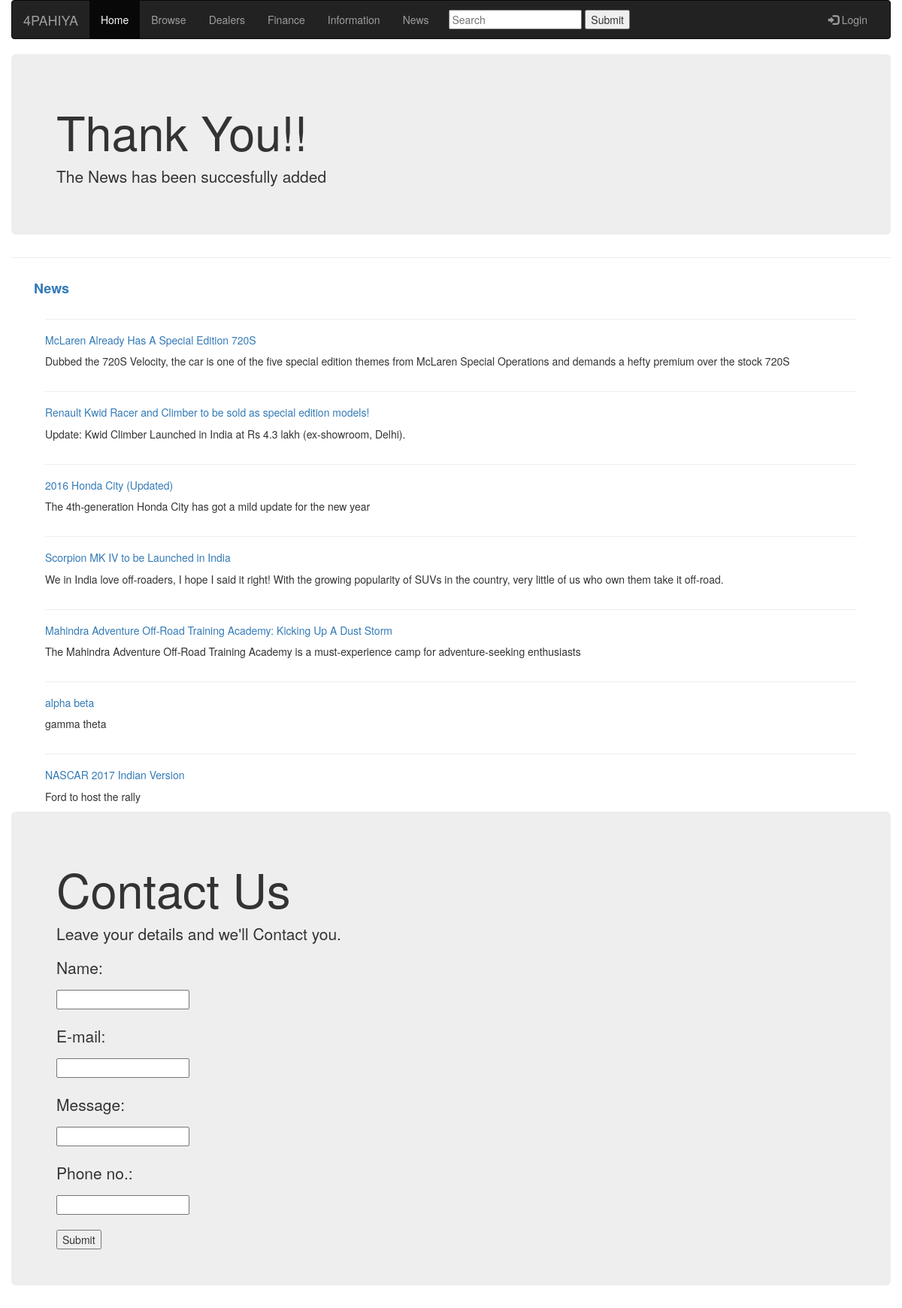
Page /nwsdone.php on the committed database.
### tables this page shows
CREATE TABLE `news` (
  `news_id` int(5) NOT NULL,
  `heading` text,
  `Subhead` text,
  `article` text,
  `date` date NOT NULL DEFAULT '2017-03-03'
);

### nwsdone.php (the view, shortened to what this page needs)
<!DOCTYPE html>
<html lang="en">
<head>
      <link rel="stylesheet" href="./css/bootstrap.min.css">
      <link rel="stylesheet" type="text/css" href="./css/navbar.css">
      <link rel="stylesheet" type="text/css" href="./css/style.css">
      <?php include "includes/db.php" ?>
</head>
<body class="container-fluid">
      <nav class="navbar navbar-inverse nav-bar-fixed-top">
            <div class="container-fluid">
                   <div class="navbar-header">
                        <a class="navbar-brand" href="index.php">4PAHIYA</a>
                 </div>
                 <div class="collapse navbar-collapse" id="myNavbar">
                 <ul class="nav navbar-nav ">
                      <li class="active"><a href="../index.php">Home</a></li>
                      <li><a href="browse.php">Browse</a></li>
                      <li><a href="dealer.php">Dealers</a></li>
                      <li><a href="finance.php">Finance</a></li>
                      <li><a href="vif.php">Information</a></li>
                      <li><a href="news.php">News</a></li>
                      <li>
                              <form name="Search" method="post" action="browsesrc.php" style="margin:12px;">
                                      <input class="text" type="text" name="query" placeholder="Search" required="">
                                      <input type="submit" name="Submit">
                              </form>
                      </li>
                 </ul>
                 <ul class="nav navbar-nav navbar-right" id="myNavbar">
                       <li><a href="adminlog.php"><span class="glyphicon glyphicon-log-in"></span> Login</a></li>
                 </ul>
                 </div>
            </div>
      </nav>
      <div class="jumbotron">
                <?php
        	$ti= $_POST['title'];
        	$sh= $_POST['shead'];
        	$ar= $_POST['art'];
        	$sql = "INSERT INTO `news` (`news_id`, `heading`, `Subhead`, `article`, `date`) VALUES (NULL, '$ti', '$sh', '$ar', '2017-03-03')";
        	if (!mysqli_query($conn,$sql)) {
                        echo "<h1>OOPS !!!</h1>
                        <p>There seems to be an error<br>We'll Contact you as soon as we get back online</p>";
                        die("Error ".mysqli_error($link));
        	}
        	else
        	{
        		echo "<h1>Thank You!!</h1>
                        <p>The News has been succesfully added</p>";
        	}
        ?>
        </div>
        <hr>
                <div class="container">
                        <div class="col-md-12" id="news">
                                <h4><a href="news.php"><b>News</b></a></h4>
                                <?php
                                        $sql = "SELECT * FROM `news`";
                                    $result = mysqli_query($conn,$sql);
                                    while($rows = mysqli_fetch_assoc($result))
                                    {
                                              $id=$rows['news_id'];
                                              $head = $rows['heading'];
                                              $subhead = $rows['Subhead'];
                                              echo "    <div class='col-md-9 col-sm-9 col-lg-12' text-overflow: ellipsis; white-space: nowrap; overflow: hidden;>
                                                                <hr>
                                                                <a href='newssp.php?id=$id'><h5>$head</h5></a>
                                                                <p>$subhead</p>
                                                        </div>
                                                        ";
                                    }
                                ?>
                                </div>
                </div>
        </body>
        <footer>
        <div class="row" id="contact">
        <div class="col-sm-12 col-md-12 col-lg-12">
              <div class="jumbotron">
                              <h1>Contact Us</h1>
                              <p>Leave your details and we'll Contact you.</p>
                              <form action="ty.php" method="post">
                                   <p>Name:      </p><input type="text" name="name"><br><br>
                                   <p>E-mail:    </p><input type="text" name="email"><br><br>
                                   <p>Message:   </p><input type="text" name="message"><br><br>
                                   <p>Phone no.: </p><input type="text" name="phno"><br><br>
                                   <input type="submit">
                                   </form>
              </div>
        </div>
        </div>
        </footer>
</html>

### rows in the picture
news: heading "McLaren Already Has A Special Edition 720S", Subhead "Dubbed the 720S Velocity, the car is one of the five special edition themes from McLaren Special Operations and demands a hefty premium over the stock 720S"
news: heading "Renault Kwid Racer and Climber to be sold as special edition models!", Subhead "Update: Kwid Climber Launched in India at Rs 4.3 lakh (ex-showroom, Delhi)."
news: heading "2016 Honda City (Updated)", Subhead "The 4th-generation Honda City has got a mild update for the new year"
news: heading "Scorpion MK IV to be Launched in India", Subhead "We in India love off-roaders, I hope I said it right! With the growing popularity of SUVs in the country, very little of us who own them take it off-road."
news: heading "Mahindra Adventure Off-Road Training Academy: Kicking Up A Dust Storm", Subhead "The Mahindra Adventure Off-Road Training Academy is a must-experience camp for adventure-seeking enthusiasts"
news: heading "alpha beta", Subhead "gamma theta"
news: heading "NASCAR 2017 Indian Version", Subhead "Ford to host the rally"
